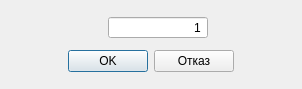
<?xml version="1.0" encoding="UTF-8"?>
<ui version="4.0">
 <class>SaveAsDialog</class>
 <widget class="QDialog" name="SaveAsDialog">
  <property name="windowModality">
   <enum>Qt::ApplicationModal</enum>
  </property>
  <property name="geometry">
   <rect>
    <x>0</x>
    <y>0</y>
    <width>302</width>
    <height>89</height>
   </rect>
  </property>
  <property name="windowTitle">
   <string>SaveAsDialog</string>
  </property>
  <property name="modal">
   <bool>true</bool>
  </property>
  <layout class="QVBoxLayout" name="verticalLayout">
   <item>
    <layout class="QHBoxLayout" name="horizontalLayout">
     <item>
      <spacer name="horizontalSpacer_4">
       <property name="orientation">
        <enum>Qt::Horizontal</enum>
       </property>
       <property name="sizeHint" stdset="0">
        <size>
         <width>40</width>
         <height>20</height>
        </size>
       </property>
      </spacer>
     </item>
     <item>
      <widget class="QLabel" name="label">
       <property name="text">
        <string/>
       </property>
      </widget>
     </item>
     <item>
      <widget class="LeadingZeroSpinBox" name="ambNumSpin">
       <property name="sizePolicy">
        <sizepolicy hsizetype="Preferred" vsizetype="Fixed">
         <horstretch>0</horstretch>
         <verstretch>0</verstretch>
        </sizepolicy>
       </property>
       <property name="minimumSize">
        <size>
         <width>100</width>
         <height>0</height>
        </size>
       </property>
       <property name="alignment">
        <set>Qt::AlignRight|Qt::AlignTrailing|Qt::AlignVCenter</set>
       </property>
       <property name="buttonSymbols">
        <enum>QAbstractSpinBox::NoButtons</enum>
       </property>
       <property name="minimum">
        <number>1</number>
       </property>
       <property name="maximum">
        <number>999999</number>
       </property>
      </widget>
     </item>
     <item>
      <spacer name="horizontalSpacer_3">
       <property name="orientation">
        <enum>Qt::Horizontal</enum>
       </property>
       <property name="sizeHint" stdset="0">
        <size>
         <width>40</width>
         <height>20</height>
        </size>
       </property>
      </spacer>
     </item>
    </layout>
   </item>
   <item>
    <layout class="QHBoxLayout" name="horizontalLayout_2">
     <item>
      <spacer name="horizontalSpacer">
       <property name="orientation">
        <enum>Qt::Horizontal</enum>
       </property>
       <property name="sizeHint" stdset="0">
        <size>
         <width>40</width>
         <height>20</height>
        </size>
       </property>
      </spacer>
     </item>
     <item>
      <widget class="QPushButton" name="okButton">
       <property name="text">
        <string>OK</string>
       </property>
      </widget>
     </item>
     <item>
      <widget class="QPushButton" name="cancelButton">
       <property name="text">
        <string>Отказ</string>
       </property>
      </widget>
     </item>
     <item>
      <spacer name="horizontalSpacer_2">
       <property name="orientation">
        <enum>Qt::Horizontal</enum>
       </property>
       <property name="sizeHint" stdset="0">
        <size>
         <width>40</width>
         <height>20</height>
        </size>
       </property>
      </spacer>
     </item>
    </layout>
   </item>
  </layout>
 </widget>
 <layoutdefault spacing="6" margin="11"/>
 <customwidgets>
  <customwidget>
   <class>LeadingZeroSpinBox</class>
   <extends>QSpinBox</extends>
   <header>View/uiComponents/qt_derived/leadingzerospinbox.h</header>
  </customwidget>
 </customwidgets>
 <resources/>
 <connections/>
</ui>
